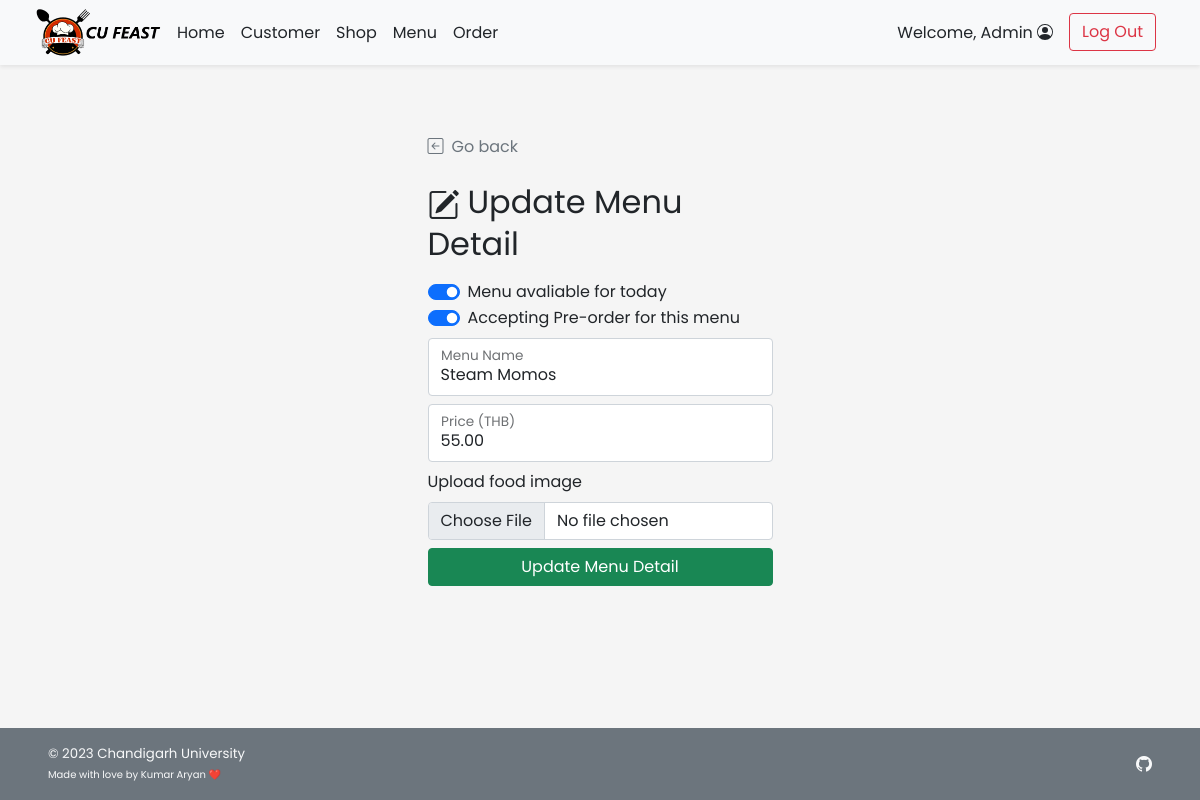
The app's page /admin/admin_food_edit.php?s_id=1&f_id=2 (signed in) with its own data.
### tables this page shows
CREATE TABLE `food` (
  `f_id` int(11) NOT NULL,
  `s_id` int(11) NOT NULL,
  `f_name` varchar(100) NOT NULL,
  `f_price` decimal(6,2) NOT NULL,
  `f_todayavail` tinyint(4) NOT NULL DEFAULT 1 COMMENT 'Food is available to order or not',
  `f_preorderavail` tinyint(4) NOT NULL DEFAULT 1,
  `f_pic` text DEFAULT NULL
);

### admin/admin_food_edit.php (the view, shortened to what this page needs)
<!DOCTYPE html>
<html lang="en">
<head>
    <?php
        include("../conn_db.php");
        include('../head.php');
    ?>
    <link href="../css/main.css" rel="stylesheet">
    <link href="../css/login.css" rel="stylesheet">
</head>
<body class="d-flex flex-column h-100">
    <?php include('nav_header_admin.php')?>
    <div class="container form-signin mt-auto w-50">
        <a class="nav nav-item text-decoration-none text-muted" href="#" onclick="history.back();">
            <i class="bi bi-arrow-left-square me-2"></i>Go back
        </a>
        <?php
            $f_id = $_GET["f_id"];
            $query = "SELECT * FROM food WHERE f_id = {$f_id} LIMIT 0,1";
            $result = $mysqli ->query($query);
            $row = $result -> fetch_array();
        ?>
        <form method="POST" action="admin_food_edit.php" class="form-floating" enctype="multipart/form-data">
            <h2 class="mt-4 mb-3 fw-normal text-bold"><i class="bi bi-pencil-square me-2"></i>Update Menu Detail</h2>
            <div class="form-check form-switch">
                <input class="form-check-input" type="checkbox" id="f_todayavail"
                name="f_todayavail" <?php if($row["f_todayavail"]){echo "checked";} ?>>
                <label class="form-check-label" for="f_todayavail">Menu avaliable for today</label>
            </div>
            <div class="form-check form-switch mb-2">
                <input class="form-check-input" type="checkbox" id="f_preorderavail" name="f_preorderavail" <?php if($row["f_preorderavail"]){echo "checked";} ?>>
                <label class="form-check-label" for="f_preorderavail">Accepting Pre-order for this menu</label>
            </div>
            <div class="form-floating mb-2">
                <input type="text" class="form-control" id="f_name" placeholder="f_name" name="f_name"
                value="<?php echo $row["f_name"];?>" required>
                <label for="f_name">Menu Name</label>
            </div>
            <div class="form-floating mb-2">
                <input type="number" step=".25" min="0.00" max="999.75" class="form-control" id="f_price" placeholder="Price (THB)" value="<?php echo $row["f_price"];?>" name="f_price" required>
                <label for="f_price">Price (THB)</label>
            </div>
            <div class="mb-2">
                <label for="formFile" class="form-label">Upload food image</label>
                <input class="form-control" type="file" id="f_pic" name="f_pic" accept="image/*">
            </div>
            <button class="w-100 btn btn-success mb-3" name="upd_confirm" type="submit">Update Menu Detail</button>
        </form>
    </div>
    <footer
    class="footer d-flex flex-wrap justify-content-between align-items-center px-5 py-3 mt-auto bg-secondary text-light">
        <span class="smaller-font">&copy; 2023 Chandigarh University<br /><span class="xsmall-font">Made with love by Kumar Aryan ❤️</span></span>
        <ul class="nav justify-content-end list-unstyled d-flex">
            <li class="ms-3"><a class="text-light" target="_blank" href="https://github.com/kumararyan0530"><i
                        class="bi bi-github"></i></a></li>
        </ul>
    </footer>
</body>
</html>

### css/main.css (style rules this page uses)
html { height: 100%; }
body { height: 100%; padding-top: 4rem; margin-bottom: -50px; font-family: 'Poppins', 'Noto Sans Thai', sans-serif; }
a { cursor: pointer; }
.bi { vertical-align: -.125em; fill: currentColor; }
.smaller-font { font-size: smaller; }
.xsmall-font { font-size: x-small; }

### css/login.css (style rules this page uses)
html, body { height: 100%; font-family: 'Poppins', 'Noto Sans Thai', sans-serif; }
body { background-color: #f5f5f5; padding-top: 4rem; margin-bottom: -50px; }
.form-signin { width: 100%; max-width: 375px; padding: 15px; margin: auto; }
.smaller-font { font-size: smaller; }
.xsmall-font { font-size: x-small; }

### records on screen
food: f_todayavail "☑", f_preorderavail "☑", f_name "Steam Momos", f_price "55.00"

### other values on screen
$_SESSION['firstname'] "Admin"
